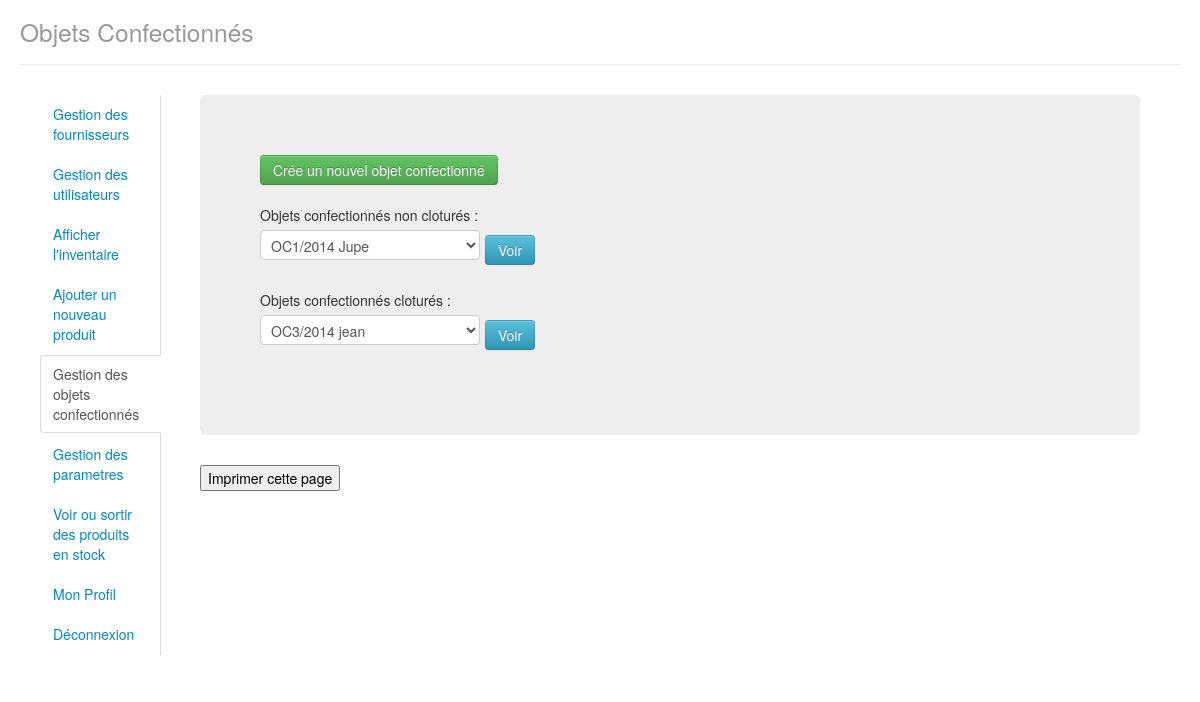
Page /objetConfectionne.php (signed in) on the committed database.
### tables this page shows
CREATE TABLE IF NOT EXISTS `menu` (
  `Idtype` int(3) NOT NULL,
  `IdLien` int(3) NOT NULL,
  PRIMARY KEY (`Idtype`,`IdLien`),
  KEY `IdLien` (`IdLien`)
);

CREATE TABLE IF NOT EXISTS `lien` (
  `Id` int(3) NOT NULL AUTO_INCREMENT,
  `Adresse` char(30) NOT NULL,
  `Details` char(60) NOT NULL,
  PRIMARY KEY (`Id`)
);

### connexion.php (called while the page is built, shortened)
<?php
function connexion_base($annee)
{
    try
    {
        $bdd = new PDO('mysql:host=localhost;dbname='.$annee.'','root','') or die(print_r($bdd->errorInfo()));
        $bdd->setAttribute(PDO::ATTR_ERRMODE, PDO::ERRMODE_EXCEPTION);
        $bdd->exec('SET NAMES utf8');
        return $bdd;
    }
    catch(Exception $e)
    {
        die('erreur: ' . $e->getMessage());
    }
}
?>

### menu.class.php (called while the page is built, shortened)
<?php
class Menu
{
    private  static $bdd;
    function __construct()
    {
        Menu::$bdd=connexion_base($_SESSION['annee']);
        Menu::$bdd->query("SET CHARACTER SET utf8");
    }
    function affiche_menu()
    {
        $req="SELECT * From typeuser INNER JOIN menu ON typeuser.Id=menu.Idtype INNER JOIN lien ON menu.IdLien=lien.Id WHERE typeuser.Id=".$_SESSION['type'].";" ;
        $rs = Menu::$bdd->query($req);
        return $result = $rs->fetchAll();
    }
}
?>

### objetConfectionne.class.php (called while the page is built, shortened)
<?php
class ObjectConfectionne
{
    private  static $bdd;
    function __construct()
    {
        ObjectConfectionne::$bdd=connexion_base($_SESSION['annee']);
        ObjectConfectionne::$bdd->query("SET CHARACTER SET utf8");
    }
    function affiche_objetNC()
    {
        $req="SELECT * FROM objetconfectionne INNER JOIN users on objetconfectionne.professeur=users.Id where NbRealise = '0';";
        $rs = ObjectConfectionne::$bdd->query($req);
        $result = $rs->fetchAll();
        return $result;
    }
        function affiche_objetC()
    {
        $req="SELECT * FROM objetconfectionne INNER JOIN users on objetconfectionne.professeur=users.Id where NbRealise != '0';";
        $rs = ObjectConfectionne::$bdd->query($req);
        $result = $rs->fetchAll();
        return $result;
    }
}
 ?>

### objetConfectionne.php (the view, shortened to what this page needs)
<?php
include('connexion.php');
include('objetConfectionne.class.php');
$LesOc=new ObjectConfectionne();
$OcNc=$LesOc->affiche_objetNC();
$OcC=$LesOc->affiche_objetC();
?>
<html>
    <head>
               <link rel="stylesheet"   media="screen" href="css/bootstrap-responsive.min.css">
        <link rel="stylesheet"   media="screen" href="css/bootstrap.min.css">
        <link rel="stylesheet" media="print" href="css/print.css" type="text/css">
    </head>
    <body>
        <div class="container-fluid">
            <div class="page-header">
                <h1><small>Objets Confectionnés</small></h1>
                </div>
            <?php include('Menu.php');
           ?><div class="span12">
                   <div class="hero-unit">
                       <div class="row-fluid">
                           <form name="OcNc" action="CreeobjetConfectionne.php" method="post">
                           <button type="submit" class="btn btn-success">Crée un nouvel objet confectionné</button>
                           </form>
                  <form name="OcNc" action="voirOcNonCloturer.php" method="post">
                 <label for='OcNc'>Objets confectionnés non cloturés :</label>
                 <SELECT name="OcNc" id="OcNc">
                  <?php
                 foreach ($OcNc as $unOcNc)
                     {
                     ?>
                        <option value='<?php echo $unOcNc['Ref'] ?>'><?php echo $unOcNc['Ref']." ".$unOcNc['Designation']?></option>
                     <?php }
                  ?>
                 </SELECT>
                     <button type="submit" class="btn btn-info">Voir</button>
                     </form>
                    <form name="OcC" action="voirOcCloturer.php" method="post">
                        <label for='OcC'>Objets confectionnés cloturés :</label>
                        <SELECT name="OcC" id="OcC">
                  <?php
                 foreach ($OcC as $unOcC)
                     {
                     ?>
                        <option value='<?php echo $unOcC['Ref'] ?>'><?php echo $unOcC['Ref']." ".$unOcC['Designation']?></option>
                     <?php }
                  ?>
                 </SELECT>
                     <button type="submit" class="btn btn-info">Voir</button>
                     </form>
                       </div>
                   </div>
               <input type="button" value="Imprimer cette page" onClick="window.print()">
           </div>
        </div>
    </body>
</html>

### Menu.php (shortened to what this page needs)
<!DOCTYPE html>
<?php
include('menu.class.php');
?>
        <div class="menu">
<div class="span2 tabbable tabs-left full-height">
    <ul class='nav nav-tabs full-height' id="TabModal">
                    <?php
                    $page= pathinfo($_SERVER['PHP_SELF']);
                    $menu=new Menu();
                    $lesMenus=$menu->affiche_menu();
                    foreach ($lesMenus as $UnMenu)
                     {
                        ?><li <?php if($page['basename']==$UnMenu['Adresse']) {echo "class='active'";}?>><a href="<?php echo $UnMenu['Adresse']?>"><?php echo $UnMenu['Details']?></a></li>
                        <?php
                     }?>
                        <li><a href="deconnexion.php">Déconnexion</a></li>
    </ul>
</div>
        </div>

### rows in the picture
menu: IdLien.Details "Gestion des fournisseurs"
menu: IdLien.Details "Gestion des utilisateurs"
menu: IdLien.Details "Afficher l'inventaire"
menu: IdLien.Details "Ajouter un nouveau produit"
menu: IdLien.Details "Gestion des objets confectionnés"
menu: IdLien.Details "Gestion des parametres"
menu: IdLien.Details "Voir ou sortir des produits en stock"
menu: IdLien.Details "Mon Profil"

### other values in the picture
form field OcNc "OC1/2014 Jupe"
form field OcC "OC3/2014 jean"
